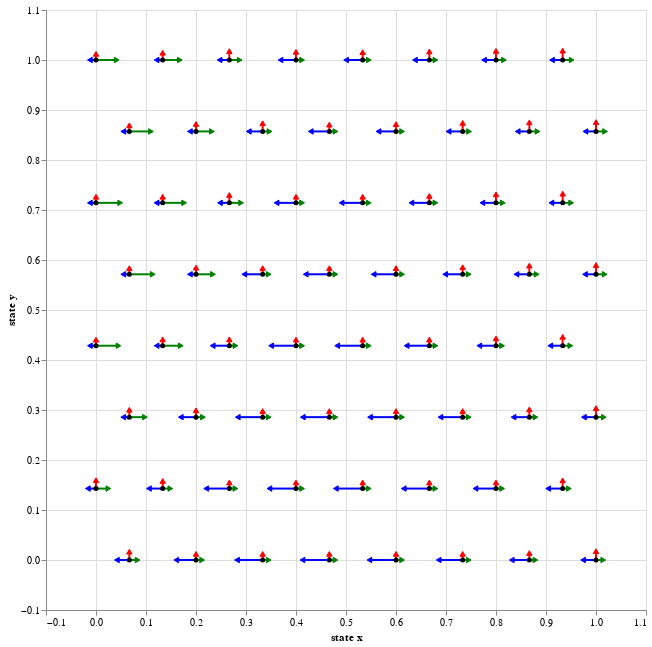

Notebook source saved alongside this figure:
### Code cell
WH_no_reward_shift.plot_policy_probs(8, width=600, height=600)

### Figure 1 — Vega-Lite specification as saved in the notebook (floating-point values rounded to 4 significant figures)
{"config": {"view": {"continuousWidth": 400, "continuousHeight": 300}}, "layer": [{"data": {"name": "data-58841b2431cbaa622253173b3b03cd08"}, "mark": {"type": "line", "color": "blue", "opacity": 1}, "encoding": {"detail": {"field": "which", "type": "nominal"}, "x": {"field": "state_x", "title": "state x", "type": "quantitative"}, "y": {"field": "state_y", "title": "state y", "type": "quantitative"}}, "height": 600, "width": 600}, {"data": {"name": "data-875bbc76c8fa6412244b19ae70bb3f52"}, "mark": {"type": "point", "angle": 270, "color": "blue", "fill": "blue", "opacity": 1, "shape": "triangle", "strokeWidth": 1}, "encoding": {"x": {"field": "state_x_left", "type": "quantitative"}, "y": {"field": "state_y", "type": "quantitative"}}}, {"layer": [{"data": {"name": "data-b1d361b331b6e0d64309a320ba1799bf"}, "mark": {"type": "line", "color": "green", "opacity": 1}, "encoding": {"detail": {"field": "which", "type": "nominal"}, "x": {"field": "state_x", "type": "quantitative"}, "y": {"field": "state_y", "type": "quantitative"}}}, {"data": {"name": "data-875bbc76c8fa6412244b19ae70bb3f52"}, "mark": {"type": "point", "angle": 90, "color": "green", "fill": "green", "opacity": 1, "shape": "triangle", "strokeWidth": 1}, "encoding": {"x": {"field": "state_x_right", "type": "quantitative"}, "y": {"field": "state_y", "type": "quantitative"}}}]}, {"layer": [{"data": {"name": "data-f6c42e19aa471b232ce9b9aa2c54d63b"}, "mark": {"type": "line", "color": "red", "opacity": 1}, "encoding": {"detail": {"field": "which", "type": "nominal"}, "x": {"field": "state_x", "type": "quantitative"}, "y": {"field": "state_y", "type": "quantitative"}}}, {"data": {"name": "data-875bbc76c8fa6412244b19ae70bb3f52"}, "mark": {"type": "point", "angle": 0, "color": "red", "fill": "red", "opacity": 1, "shape": "triangle", "strokeWidth": 1}, "encoding": {"x": {"field": "state_x", "scale": {"domain": [-0.05, 1.05]}, "type": "quantitative"}, "y": {"field": "state_y_up", "scale": {"domain": [-0.05, 1.05]}, "type": "quantitative"}}}]}, {"data": {"name": "data-875bbc76c8fa6412244b19ae70bb3f52"}, "mark": {"type": "point", "fill": "black", "opacity": 1, "size": 25, "strokeWidth": 0}, "encoding": {"x": {"field": "state_x", "type": "quantitative"}, "y": {"field": "state_y", "type": "quantitative"}}}], "$schema": "https://vega.github.io/schema/vega-lite/v4.17.0.json", "datasets": {"data-58841b2431cbaa622253173b3b03cd08": [{"state_x": 0.06667, "state_y": 0.0, "which": "W0"}, {"state_x": 0.04336, "state_y": 0.0, "which": "W0"}, {"state_x": 0.2, "state_y": 0.0, "which": "W1"}, {"state_x": 0.1621, "state_y": 0.0, "which": "W1"}, {"state_x": 0.3333, "state_y": 0.0, "which": "W2"}, {"state_x": 0.2836, "state_y": 0.0, "which": "W2"}, {"state_x": 0.4667, "state_y": 0.0, "which": "W3"}, {"state_x": 0.4145, "state_y": 0.0, "which": "W3"}, {"state_x": 0.6, "state_y": 0.0, "which": "W4"}, {"state_x": 0.5483, "state_y": 0.0, "which": "W4"}, {"state_x": 0.7333, "state_y": 0.0, "which": "W5"}, {"state_x": 0.6868, "state_y": 0.0, "which": "W5"}, {"state_x": 0.8667, "state_y": 0.0, "which": "W6"}, {"state_x": 0.8331, "state_y": 0.0, "which": "W6"}, {"state_x": 1.0, "state_y": 0.0, "which": "W7"}, {"state_x": 0.9757, "state_y": 0.0, "which": "W7"}, {"state_x": 0.0, "state_y": 0.1429, "which": "W8"}, {"state_x": -0.01483, "state_y": 0.1429, "which": "W8"}, {"state_x": 0.1333, "state_y": 0.1429, "which": "W9"}, {"state_x": 0.1075, "state_y": 0.1429, "which": "W9"}, {"state_x": 0.2667, "state_y": 0.1429, "which": "W10"}, {"state_x": 0.2219, "state_y": 0.1429, "which": "W10"}, {"state_x": 0.4, "state_y": 0.1429, "which": "W11"}, {"state_x": 0.3484, "state_y": 0.1429, "which": "W11"}, {"state_x": 0.5333, "state_y": 0.1429, "which": "W12"}, {"state_x": 0.4812, "state_y": 0.1429, "which": "W12"}, {"state_x": 0.6667, "state_y": 0.1429, "which": "W13"}, {"state_x": 0.617, "state_y": 0.1429, "which": "W13"}, {"state_x": 0.8, "state_y": 0.1429, "which": "W14"}, {"state_x": 0.7605, "state_y": 0.1429, "which": "W14"}, {"state_x": 0.9333, "state_y": 0.1429, "which": "W15"}, {"state_x": 0.9058, "state_y": 0.1429, "which": "W15"}, {"state_x": 0.06667, "state_y": 0.2857, "which": "W16"}, {"state_x": 0.056, "state_y": 0.2857, "which": "W16"}, {"state_x": 0.2, "state_y": 0.2857, "which": "W17"}, {"state_x": 0.1711, "state_y": 0.2857, "which": "W17"}, {"state_x": 0.3333, "state_y": 0.2857, "which": "W18"}, {"state_x": 0.2851, "state_y": 0.2857, "which": "W18"}, {"state_x": 0.4667, "state_y": 0.2857, "which": "W19"}, {"state_x": 0.4151, "state_y": 0.2857, "which": "W19"}, {"state_x": 0.6, "state_y": 0.2857, "which": "W20"}, {"state_x": 0.5496, "state_y": 0.2857, "which": "W20"}, {"state_x": 0.7333, "state_y": 0.2857, "which": "W21"}, {"state_x": 0.6904, "state_y": 0.2857, "which": "W21"}, {"state_x": 0.8667, "state_y": 0.2857, "which": "W22"}, {"state_x": 0.8366, "state_y": 0.2857, "which": "W22"}, {"state_x": 1.0, "state_y": 0.2857, "which": "W23"}, {"state_x": 0.9773, "state_y": 0.2857, "which": "W23"}, {"state_x": 0.0, "state_y": 0.4286, "which": "W24"}, {"state_x": -0.01067, "state_y": 0.4286, "which": "W24"}, {"state_x": 0.1333, "state_y": 0.4286, "which": "W25"}, {"state_x": 0.1227, "state_y": 0.4286, "which": "W25"}, {"state_x": 0.2667, "state_y": 0.4286, "which": "W26"}, {"state_x": 0.2349, "state_y": 0.4286, "which": "W26"}, {"state_x": 0.4, "state_y": 0.4286, "which": "W27"}, {"state_x": 0.3518, "state_y": 0.4286, "which": "W27"}, {"state_x": 0.5333, "state_y": 0.4286, "which": "W28"}, {"state_x": 0.4839, "state_y": 0.4286, "which": "W28"}, {"state_x": 0.6667, "state_y": 0.4286, "which": "W29"}, {"state_x": 0.6227, "state_y": 0.4286, "which": "W29"}, {"state_x": 0.8, "state_y": 0.4286, "which": "W30"}, {"state_x": 0.7682, "state_y": 0.4286, "which": "W30"}, {"state_x": 0.9333, "state_y": 0.4286, "which": "W31"}, {"state_x": 0.91, "state_y": 0.4286, "which": "W31"}, {"state_x": 0.06667, "state_y": 0.5714, "which": "W32"}, {"state_x": 0.056, "state_y": 0.5714, "which": "W32"}, {"state_x": 0.2, "state_y": 0.5714, "which": "W33"}, {"state_x": 0.1893, "state_y": 0.5714, "which": "W33"}, {"state_x": 0.3333, "state_y": 0.5714, "which": "W34"}, {"state_x": 0.2982, "state_y": 0.5714, "which": "W34"}, {"state_x": 0.4667, "state_y": 0.5714, "which": "W35"}, {"state_x": 0.421, "state_y": 0.5714, "which": "W35"}, {"state_x": 0.6, "state_y": 0.5714, "which": "W36"}, {"state_x": 0.5568, "state_y": 0.5714, "which": "W36"}, {"state_x": 0.7333, "state_y": 0.5714, "which": "W37"}, {"state_x": 0.6999, "state_y": 0.5714, "which": "W37"}, {"state_x": 0.8667, "state_y": 0.5714, "which": "W38"}, {"state_x": 0.8424, "state_y": 0.5714, "which": "W38"}, {"state_x": 1.0, "state_y": 0.5714, "which": "W39"}, {"state_x": 0.9796, "state_y": 0.5714, "which": "W39"}, {"state_x": 0.0, "state_y": 0.7143, "which": "W40"}, {"state_x": -0.01067, "state_y": 0.7143, "which": "W40"}, {"state_x": 0.1333, "state_y": 0.7143, "which": "W41"}, {"state_x": 0.1227, "state_y": 0.7143, "which": "W41"}, {"state_x": 0.2667, "state_y": 0.7143, "which": "W42"}, {"state_x": 0.2495, "state_y": 0.7143, "which": "W42"}, {"state_x": 0.4, "state_y": 0.7143, "which": "W43"}, {"state_x": 0.3627, "state_y": 0.7143, "which": "W43"}, {"state_x": 0.5333, "state_y": 0.7143, "which": "W44"}, {"state_x": 0.4927, "state_y": 0.7143, "which": "W44"}, {"state_x": 0.6667, "state_y": 0.7143, "which": "W45"}, {"state_x": 0.6324, "state_y": 0.7143, "which": "W45"}, {"state_x": 0.8, "state_y": 0.7143, "which": "W46"}, {"state_x": 0.7743, "state_y": 0.7143, "which": "W46"}, {"state_x": 0.9333, "state_y": 0.7143, "which": "W47"}, {"state_x": 0.9123, "state_y": 0.7143, "which": "W47"}, {"state_x": 0.06667, "state_y": 0.8571, "which": "W48"}, {"state_x": 0.056, "state_y": 0.8571, "which": "W48"}, {"state_x": 0.2, "state_y": 0.8571, "which": "W49"}, {"state_x": 0.1893, "state_y": 0.8571, "which": "W49"}, {"state_x": 0.3333, "state_y": 0.8571, "which": "W50"}, {"state_x": 0.3071, "state_y": 0.8571, "which": "W50"}, {"state_x": 0.4667, "state_y": 0.8571, "which": "W51"}, {"state_x": 0.431, "state_y": 0.8571, "which": "W51"}, {"state_x": 0.6, "state_y": 0.8571, "which": "W52"}, {"state_x": 0.5665, "state_y": 0.8571, "which": "W52"}, {"state_x": 0.7333, "state_y": 0.8571, "which": "W53"}, {"state_x": 0.7066, "state_y": 0.8571, "which": "W53"}, {"state_x": 0.8667, "state_y": 0.8571, "which": "W54"}, {"state_x": 0.845, "state_y": 0.8571, "which": "W54"}, {"state_x": 1.0, "state_y": 0.8571, "which": "W55"}, {"state_x": 0.9804, "state_y": 0.8571, "which": "W55"}, {"state_x": 0.0, "state_y": 1.0, "which": "W56"}, {"state_x": -0.01067, "state_y": 1.0, "which": "W56"}, {"state_x": 0.1333, "state_y": 1.0, "which": "W57"}, {"state_x": 0.1227, "state_y": 1.0, "which": "W57"}, {"state_x": 0.2667, "state_y": 1.0, "which": "W58"}, {"state_x": 0.2487, "state_y": 1.0, "which": "W58"}, {"state_x": 0.4, "state_y": 1.0, "which": "W59"}, {"state_x": 0.3706, "state_y": 1.0, "which": "W59"}, {"state_x": 0.5333, "state_y": 1.0, "which": "W60"}, {"state_x": 0.5018, "state_y": 1.0, "which": "W60"}, {"state_x": 0.6667, "state_y": 1.0, "which": "W61"}, {"state_x": 0.6395, "state_y": 1.0, "which": "W61"}, {"state_x": 0.8, "state_y": 1.0, "which": "W62"}, {"state_x": 0.7777, "state_y": 1.0, "which": "W62"}, {"state_x": 0.9333, "state_y": 1.0, "which": "W63"}, {"state_x": 0.9136, "state_y": 1.0, "which": "W63"}], "data-875bbc76c8fa6412244b19ae70bb3f52": [{"left": 0.4369, "right": 0.2801, "up": 0.283, "state_x": 0.06667, "state_y": 0.0, "state_x_left": 0.04336, "state_x_right": 0.0816, "state_y_up": 0.01509}, {"left": 0.7097, "right": 0.1078, "up": 0.1825, "state_x": 0.2, "state_y": 0.0, "state_x_left": 0.1621, "state_x_right": 0.2107, "state_y_up": 0.01067}, {"left": 0.9324, "right": 0.01394, "up": 0.05365, "state_x": 0.3333, "state_y": 0.0, "state_x_left": 0.2836, "state_x_right": 0.344, "state_y_up": 0.01067}, {"left": 0.9785, "right": 0.002668, "up": 0.01879, "state_x": 0.4667, "state_y": 0.0, "state_x_left": 0.4145, "state_x_right": 0.4773, "state_y_up": 0.01067}, {"left": 0.9689, "right": 0.004416, "up": 0.02672, "state_x": 0.6, "state_y": 0.0, "state_x_left": 0.5483, "state_x_right": 0.6107, "state_y_up": 0.01067}, {"left": 0.8721, "right": 0.03154, "up": 0.09641, "state_x": 0.7333, "state_y": 0.0, "state_x_left": 0.6868, "state_x_right": 0.744, "state_y_up": 0.01067}, {"left": 0.6297, "right": 0.1385, "up": 0.2318, "state_x": 0.8667, "state_y": 0.0, "state_x_left": 0.8331, "state_x_right": 0.8773, "state_y_up": 0.01236}, {"left": 0.4547, "right": 0.2434, "up": 0.3019, "state_x": 1.0, "state_y": 0.0, "state_x_left": 0.9757, "state_x_right": 1.013, "state_y_up": 0.0161}, {"left": 0.2781, "right": 0.4361, "up": 0.2858, "state_x": 0.0, "state_y": 0.1429, "state_x_left": -0.01483, "state_x_right": 0.02326, "state_y_up": 0.1581}, {"left": 0.4853, "right": 0.2594, "up": 0.2553, "state_x": 0.1333, "state_y": 0.1429, "state_x_left": 0.1075, "state_x_right": 0.1472, "state_y_up": 0.1565}, {"left": 0.8388, "right": 0.04908, "up": 0.1122, "state_x": 0.2667, "state_y": 0.1429, "state_x_left": 0.2219, "state_x_right": 0.2773, "state_y_up": 0.1535}, {"left": 0.9667, "right": 0.004895, "up": 0.02842, "state_x": 0.4, "state_y": 0.1429, "state_x_left": 0.3484, "state_x_right": 0.4107, "state_y_up": 0.1535}, {"left": 0.977, "right": 0.002697, "up": 0.02025, "state_x": 0.5333, "state_y": 0.1429, "state_x_left": 0.4812, "state_x_right": 0.544, "state_y_up": 0.1535}, {"left": 0.9309, "right": 0.01287, "up": 0.05622, "state_x": 0.6667, "state_y": 0.1429, "state_x_left": 0.617, "state_x_right": 0.6773, "state_y_up": 0.1535}, {"left": 0.7407, "right": 0.08287, "up": 0.1764, "state_x": 0.8, "state_y": 0.1429, "state_x_left": 0.7605, "state_x_right": 0.8107, "state_y_up": 0.1535}, {"left": 0.5158, "right": 0.2037, "up": 0.2805, "state_x": 0.9333, "state_y": 0.1429, "state_x_left": 0.9058, "state_x_right": 0.9442, "state_y_up": 0.1578}, {"left": 0.198, "right": 0.5544, "up": 0.2477, "state_x": 0.06667, "state_y": 0.2857, "state_x_left": 0.056, "state_x_right": 0.09623, "state_y_up": 0.2989}, {"left": 0.541, "right": 0.2326, "up": 0.2264, "state_x": 0.2, "state_y": 0.2857, "state_x_left": 0.1711, "state_x_right": 0.2124, "state_y_up": 0.2978}, {"left": 0.9042, "right": 0.02308, "up": 0.07269, "state_x": 0.3333, "state_y": 0.2857, "state_x_left": 0.2851, "state_x_right": 0.344, "state_y_up": 0.2964}, {"left": 0.9673, "right": 0.004304, "up": 0.02843, "state_x": 0.4667, "state_y": 0.2857, "state_x_left": 0.4151, "state_x_right": 0.4773, "state_y_up": 0.2964}, {"left": 0.9457, "right": 0.008672, "up": 0.04562, "state_x": 0.6, "state_y": 0.2857, "state_x_left": 0.5496, "state_x_right": 0.6107, "state_y_up": 0.2964}, {"left": 0.8057, "right": 0.05441, "up": 0.1399, "state_x": 0.7333, "state_y": 0.2857, "state_x_left": 0.6904, "state_x_right": 0.744, "state_y_up": 0.2964}, {"left": 0.5634, "right": 0.1753, "up": 0.2613, "state_x": 0.8667, "state_y": 0.2857, "state_x_left": 0.8366, "state_x_right": 0.8773, "state_y_up": 0.2997}, {"left": 0.4251, "right": 0.2653, "up": 0.3097, "state_x": 1.0, "state_y": 0.2857, "state_x_left": 0.9773, "state_x_right": 1.014, "state_y_up": 0.3022}, {"left": 0.04404, "right": 0.8156, "up": 0.1404, "state_x": 0.0, "state_y": 0.4286, "state_x_left": -0.01067, "state_x_right": 0.0435, "state_y_up": 0.4392}, {"left": 0.1387, "right": 0.6505, "up": 0.2108, "state_x": 0.1333, "state_y": 0.4286, "state_x_left": 0.1227, "state_x_right": 0.168, "state_y_up": 0.4398}, {"left": 0.5955, "right": 0.1936, "up": 0.2109, "state_x": 0.2667, "state_y": 0.4286, "state_x_left": 0.2349, "state_x_right": 0.2773, "state_y_up": 0.4398}, {"left": 0.9043, "right": 0.02086, "up": 0.07489, "state_x": 0.4, "state_y": 0.4286, "state_x_left": 0.3518, "state_x_right": 0.4107, "state_y_up": 0.4392}, {"left": 0.9268, "right": 0.0128, "up": 0.06035, "state_x": 0.5333, "state_y": 0.4286, "state_x_left": 0.4839, "state_x_right": 0.544, "state_y_up": 0.4392}, {"left": 0.8243, "right": 0.04625, "up": 0.1295, "state_x": 0.6667, "state_y": 0.4286, "state_x_left": 0.6227, "state_x_right": 0.6773, "state_y_up": 0.4392}, {"left": 0.597, "right": 0.1564, "up": 0.2466, "state_x": 0.8, "state_y": 0.4286, "state_x_left": 0.7682, "state_x_right": 0.8107, "state_y_up": 0.4417}, {"left": 0.4367, "right": 0.2589, "up": 0.3044, "state_x": 0.9333, "state_y": 0.4286, "state_x_left": 0.91, "state_x_right": 0.9471, "state_y_up": 0.4448}, {"left": 0.03328, "right": 0.8488, "up": 0.1179, "state_x": 0.06667, "state_y": 0.5714, "state_x_left": 0.056, "state_x_right": 0.1119, "state_y_up": 0.5821}, {"left": 0.1694, "right": 0.6087, "up": 0.2219, "state_x": 0.2, "state_y": 0.5714, "state_x_left": 0.1893, "state_x_right": 0.2325, "state_y_up": 0.5833}, {"left": 0.6591, "right": 0.1401, "up": 0.2008, "state_x": 0.3333, "state_y": 0.5714, "state_x_left": 0.2982, "state_x_right": 0.344, "state_y_up": 0.5821}, {"left": 0.8559, "right": 0.03394, "up": 0.1101, "state_x": 0.4667, "state_y": 0.5714, "state_x_left": 0.421, "state_x_right": 0.4773, "state_y_up": 0.5821}, {"left": 0.8108, "right": 0.04969, "up": 0.1395, "state_x": 0.6, "state_y": 0.5714, "state_x_left": 0.5568, "state_x_right": 0.6107, "state_y_up": 0.5821}, {"left": 0.6262, "right": 0.139, "up": 0.2348, "state_x": 0.7333, "state_y": 0.5714, "state_x_left": 0.6999, "state_x_right": 0.744, "state_y_up": 0.584}, {"left": 0.4559, "right": 0.2465, "up": 0.2976, "state_x": 0.8667, "state_y": 0.5714, "state_x_left": 0.8424, "state_x_right": 0.8798, "state_y_up": 0.5873}, {"left": 0.3827, "right": 0.2993, "up": 0.318, "state_x": 1.0, "state_y": 0.5714, "state_x_left": 0.9796, "state_x_right": 1.016, "state_y_up": 0.5884}, {"left": 0.02328, "right": 0.8791, "up": 0.09766, "state_x": 0.0, "state_y": 0.7143, "state_x_left": -0.01067, "state_x_right": 0.04688, "state_y_up": 0.725}, {"left": 0.0652, "right": 0.7764, "up": 0.1584, "state_x": 0.1333, "state_y": 0.7143, "state_x_left": 0.1227, "state_x_right": 0.1747, "state_y_up": 0.725}, {"left": 0.3225, "right": 0.4111, "up": 0.2664, "state_x": 0.2667, "state_y": 0.7143, "state_x_left": 0.2495, "state_x_right": 0.2886, "state_y_up": 0.7285}, {"left": 0.6986, "right": 0.1022, "up": 0.1992, "state_x": 0.4, "state_y": 0.7143, "state_x_left": 0.3627, "state_x_right": 0.4107, "state_y_up": 0.725}, {"left": 0.7619, "right": 0.06652, "up": 0.1716, "state_x": 0.5333, "state_y": 0.7143, "state_x_left": 0.4927, "state_x_right": 0.544, "state_y_up": 0.725}, {"left": 0.6431, "right": 0.126, "up": 0.2309, "state_x": 0.6667, "state_y": 0.7143, "state_x_left": 0.6324, "state_x_right": 0.6773, "state_y_up": 0.7266}, {"left": 0.4821, "right": 0.2272, "up": 0.2906, "state_x": 0.8, "state_y": 0.7143, "state_x_left": 0.7743, "state_x_right": 0.8121, "state_y_up": 0.7298}, {"left": 0.3947, "right": 0.2906, "up": 0.3147, "state_x": 0.9333, "state_y": 0.7143, "state_x_left": 0.9123, "state_x_right": 0.9488, "state_y_up": 0.7311}, {"left": 0.0598, "right": 0.7822, "up": 0.158, "state_x": 0.06667, "state_y": 0.8571, "state_x_left": 0.056, "state_x_right": 0.1084, "state_y_up": 0.8678}, {"left": 0.1813, "right": 0.5686, "up": 0.2501, "state_x": 0.2, "state_y": 0.8571, "state_x_left": 0.1893, "state_x_right": 0.2303, "state_y_up": 0.8705}, {"left": 0.4925, "right": 0.2293, "up": 0.2781, "state_x": 0.3333, "state_y": 0.8571, "state_x_left": 0.3071, "state_x_right": 0.3456, "state_y_up": 0.872}, {"left": 0.6682, "right": 0.1062, "up": 0.2256, "state_x": 0.4667, "state_y": 0.8571, "state_x_left": 0.431, "state_x_right": 0.4773, "state_y_up": 0.8692}, {"left": 0.6288, "right": 0.1278, "up": 0.2434, "state_x": 0.6, "state_y": 0.8571, "state_x_left": 0.5665, "state_x_right": 0.6107, "state_y_up": 0.8701}, {"left": 0.5008, "right": 0.2105, "up": 0.2887, "state_x": 0.7333, "state_y": 0.8571, "state_x_left": 0.7066, "state_x_right": 0.7446, "state_y_up": 0.8725}, {"left": 0.407, "right": 0.2799, "up": 0.3131, "state_x": 0.8667, "state_y": 0.8571, "state_x_left": 0.845, "state_x_right": 0.8816, "state_y_up": 0.8738}, {"left": 0.3671, "right": 0.3106, "up": 0.3223, "state_x": 1.0, "state_y": 0.8571, "state_x_left": 0.9804, "state_x_right": 1.017, "state_y_up": 0.8743}, {"left": 0.07337, "right": 0.7466, "up": 0.18, "state_x": 0.0, "state_y": 1.0, "state_x_left": -0.01067, "state_x_right": 0.03982, "state_y_up": 1.011}, {"left": 0.1436, "right": 0.6142, "up": 0.2422, "state_x": 0.1333, "state_y": 1.0, "state_x_left": 0.1227, "state_x_right": 0.1661, "state_y_up": 1.013}, {"left": 0.337, "right": 0.3588, "up": 0.3041, "state_x": 0.2667, "state_y": 1.0, "state_x_left": 0.2487, "state_x_right": 0.2858, "state_y_up": 1.016}, {"left": 0.5508, "right": 0.1702, "up": 0.2789, "state_x": 0.4, "state_y": 1.0, "state_x_left": 0.3706, "state_x_right": 0.4107, "state_y_up": 1.015}, {"left": 0.5918, "right": 0.1431, "up": 0.2652, "state_x": 0.5333, "state_y": 1.0, "state_x_left": 0.5018, "state_x_right": 0.544, "state_y_up": 1.014}, {"left": 0.5097, "right": 0.1991, "up": 0.2911, "state_x": 0.6667, "state_y": 1.0, "state_x_left": 0.6395, "state_x_right": 0.6773, "state_y_up": 1.016}, {"left": 0.4184, "right": 0.2685, "up": 0.3132, "state_x": 0.8, "state_y": 1.0, "state_x_left": 0.7777, "state_x_right": 0.8143, "state_y_up": 1.017}, {"left": 0.3706, "right": 0.3066, "up": 0.3228, "state_x": 0.9333, "state_y": 1.0, "state_x_left": 0.9136, "state_x_right": 0.9497, "state_y_up": 1.017}], "data-b1d361b331b6e0d64309a320ba1799bf": [{"state_x": 0.06667, "state_y": 0.0, "which": "W0"}, {"state_x": 0.0816, "state_y": 0.0, "which": "W0"}, {"state_x": 0.2, "state_y": 0.0, "which": "W1"}, {"state_x": 0.2107, "state_y": 0.0, "which": "W1"}, {"state_x": 0.3333, "state_y": 0.0, "which": "W2"}, {"state_x": 0.344, "state_y": 0.0, "which": "W2"}, {"state_x": 0.4667, "state_y": 0.0, "which": "W3"}, {"state_x": 0.4773, "state_y": 0.0, "which": "W3"}, {"state_x": 0.6, "state_y": 0.0, "which": "W4"}, {"state_x": 0.6107, "state_y": 0.0, "which": "W4"}, {"state_x": 0.7333, "state_y": 0.0, "which": "W5"}, {"state_x": 0.744, "state_y": 0.0, "which": "W5"}, {"state_x": 0.8667, "state_y": 0.0, "which": "W6"}, {"state_x": 0.8773, "state_y": 0.0, "which": "W6"}, {"state_x": 1.0, "state_y": 0.0, "which": "W7"}, {"state_x": 1.013, "state_y": 0.0, "which": "W7"}, {"state_x": 0.0, "state_y": 0.1429, "which": "W8"}, {"state_x": 0.02326, "state_y": 0.1429, "which": "W8"}, {"state_x": 0.1333, "state_y": 0.1429, "which": "W9"}, {"state_x": 0.1472, "state_y": 0.1429, "which": "W9"}, {"state_x": 0.2667, "state_y": 0.1429, "which": "W10"}, {"state_x": 0.2773, "state_y": 0.1429, "which": "W10"}, {"state_x": 0.4, "state_y": 0.1429, "which": "W11"}, {"state_x": 0.4107, "state_y": 0.1429, "which": "W11"}, {"state_x": 0.5333, "state_y": 0.1429, "which": "W12"}, {"state_x": 0.544, "state_y": 0.1429, "which": "W12"}, {"state_x": 0.6667, "state_y": 0.1429, "which": "W13"}, {"state_x": 0.6773, "state_y": 0.1429, "which": "W13"}, {"state_x": 0.8, "state_y": 0.1429, "which": "W14"}, {"state_x": 0.8107, "state_y": 0.1429, "which": "W14"}, {"state_x": 0.9333, "state_y": 0.1429, "which": "W15"}, {"state_x": 0.9442, "state_y": 0.1429, "which": "W15"}, {"state_x": 0.06667, "state_y": 0.2857, "which": "W16"}, {"state_x": 0.09623, "state_y": 0.2857, "which": "W16"}, {"state_x": 0.2, "state_y": 0.2857, "which": "W17"}, {"state_x": 0.2124, "state_y": 0.2857, "which": "W17"}, {"state_x": 0.3333, "state_y": 0.2857, "which": "W18"}, {"state_x": 0.344, "state_y": 0.2857, "which": "W18"}, {"state_x": 0.4667, "state_y": 0.2857, "which": "W19"}, {"state_x": 0.4773, "state_y": 0.2857, "which": "W19"}, {"state_x": 0.6, "state_y": 0.2857, "which": "W20"}, {"state_x": 0.6107, "state_y": 0.2857, "which": "W20"}, {"state_x": 0.7333, "state_y": 0.2857, "which": "W21"}, {"state_x": 0.744, "state_y": 0.2857, "which": "W21"}, {"state_x": 0.8667, "state_y": 0.2857, "which": "W22"}, {"state_x": 0.8773, "state_y": 0.2857, "which": "W22"}, {"state_x": 1.0, "state_y": 0.2857, "which": "W23"}, {"state_x": 1.014, "state_y": 0.2857, "which": "W23"}, {"state_x": 0.0, "state_y": 0.4286, "which": "W24"}, {"state_x": 0.0435, "state_y": 0.4286, "which": "W24"}, {"state_x": 0.1333, "state_y": 0.4286, "which": "W25"}, {"state_x": 0.168, "state_y": 0.4286, "which": "W25"}, {"state_x": 0.2667, "state_y": 0.4286, "which": "W26"}, {"state_x": 0.2773, "state_y": 0.4286, "which": "W26"}, {"state_x": 0.4, "state_y": 0.4286, "which": "W27"}, {"state_x": 0.4107, "state_y": 0.4286, "which": "W27"}, {"state_x": 0.5333, "state_y": 0.4286, "which": "W28"}, {"state_x": 0.544, "state_y": 0.4286, "which": "W28"}, {"state_x": 0.6667, "state_y": 0.4286, "which": "W29"}, {"state_x": 0.6773, "state_y": 0.4286, "which": "W29"}, {"state_x": 0.8, "state_y": 0.4286, "which": "W30"}, {"state_x": 0.8107, "state_y": 0.4286, "which": "W30"}, {"state_x": 0.9333, "state_y": 0.4286, "which": "W31"}, {"state_x": 0.9471, "state_y": 0.4286, "which": "W31"}, {"state_x": 0.06667, "state_y": 0.5714, "which": "W32"}, {"state_x": 0.1119, "state_y": 0.5714, "which": "W32"}, {"state_x": 0.2, "state_y": 0.5714, "which": "W33"}, {"state_x": 0.2325, "state_y": 0.5714, "which": "W33"}, {"state_x": 0.3333, "state_y": 0.5714, "which": "W34"}, {"state_x": 0.344, "state_y": 0.5714, "which": "W34"}, {"state_x": 0.4667, "state_y": 0.5714, "which": "W35"}, {"state_x": 0.4773, "state_y": 0.5714, "which": "W35"}, {"state_x": 0.6, "state_y": 0.5714, "which": "W36"}, {"state_x": 0.6107, "state_y": 0.5714, "which": "W36"}, {"state_x": 0.7333, "state_y": 0.5714, "which": "W37"}, {"state_x": 0.744, "state_y": 0.5714, "which": "W37"}, {"state_x": 0.8667, "state_y": 0.5714, "which": "W38"}, {"state_x": 0.8798, "state_y": 0.5714, "which": "W38"}, {"state_x": 1.0, "state_y": 0.5714, "which": "W39"}, {"state_x": 1.016, "state_y": 0.5714, "which": "W39"}, {"state_x": 0.0, "state_y": 0.7143, "which": "W40"}, {"state_x": 0.04688, "state_y": 0.7143, "which": "W40"}, {"state_x": 0.1333, "state_y": 0.7143, "which": "W41"}, {"state_x": 0.1747, "state_y": 0.7143, "which": "W41"}, {"state_x": 0.2667, "state_y": 0.7143, "which": "W42"}, {"state_x": 0.2886, "state_y": 0.7143, "which": "W42"}, {"state_x": 0.4, "state_y": 0.7143, "which": "W43"}, {"state_x": 0.4107, "state_y": 0.7143, "which": "W43"}, {"state_x": 0.5333, "state_y": 0.7143, "which": "W44"}, {"state_x": 0.544, "state_y": 0.7143, "which": "W44"}, {"state_x": 0.6667, "state_y": 0.7143, "which": "W45"}, {"state_x": 0.6773, "state_y": 0.7143, "which": "W45"}, {"state_x": 0.8, "state_y": 0.7143, "which": "W46"}, {"state_x": 0.8121, "state_y": 0.7143, "which": "W46"}, {"state_x": 0.9333, "state_y": 0.7143, "which": "W47"}, {"state_x": 0.9488, "state_y": 0.7143, "which": "W47"}, {"state_x": 0.06667, "state_y": 0.8571, "which": "W48"}, {"state_x": 0.1084, "state_y": 0.8571, "which": "W48"}, {"state_x": 0.2, "state_y": 0.8571, "which": "W49"}, {"state_x": 0.2303, "state_y": 0.8571, "which": "W49"}, {"state_x": 0.3333, "state_y": 0.8571, "which": "W50"}, {"state_x": 0.3456, "state_y": 0.8571, "which": "W50"}, {"state_x": 0.4667, "state_y": 0.8571, "which": "W51"}, {"state_x": 0.4773, "state_y": 0.8571, "which": "W51"}, {"state_x": 0.6, "state_y": 0.8571, "which": "W52"}, {"state_x": 0.6107, "state_y": 0.8571, "which": "W52"}, {"state_x": 0.7333, "state_y": 0.8571, "which": "W53"}, {"state_x": 0.7446, "state_y": 0.8571, "which": "W53"}, {"state_x": 0.8667, "state_y": 0.8571, "which": "W54"}, {"state_x": 0.8816, "state_y": 0.8571, "which": "W54"}, {"state_x": 1.0, "state_y": 0.8571, "which": "W55"}, {"state_x": 1.017, "state_y": 0.8571, "which": "W55"}, {"state_x": 0.0, "state_y": 1.0, "which": "W56"}, {"state_x": 0.03982, "state_y": 1.0, "which": "W56"}, {"state_x": 0.1333, "state_y": 1.0, "which": "W57"}, {"state_x": 0.1661, "state_y": 1.0, "which": "W57"}, {"state_x": 0.2667, "state_y": 1.0, "which": "W58"}, {"state_x": 0.2858, "state_y": 1.0, "which": "W58"}, {"state_x": 0.4, "state_y": 1.0, "which": "W59"}, {"state_x": 0.4107, "state_y": 1.0, "which": "W59"}, {"state_x": 0.5333, "state_y": 1.0, "which": "W60"}, {"state_x": 0.544, "state_y": 1.0, "which": "W60"}, {"state_x": 0.6667, "state_y": 1.0, "which": "W61"}, {"state_x": 0.6773, "state_y": 1.0, "which": "W61"}, {"state_x": 0.8, "state_y": 1.0, "which": "W62"}, {"state_x": 0.8143, "state_y": 1.0, "which": "W62"}, {"state_x": 0.9333, "state_y": 1.0, "which": "W63"}, {"state_x": 0.9497, "state_y": 1.0, "which": "W63"}], "data-f6c42e19aa471b232ce9b9aa2c54d63b": [{"state_x": 0.06667, "state_y": 0.0, "which": "W0"}, {"state_x": 0.06667, "state_y": 0.01509, "which": "W0"}, {"state_x": 0.2, "state_y": 0.0, "which": "W1"}, {"state_x": 0.2, "state_y": 0.01067, "which": "W1"}, {"state_x": 0.3333, "state_y": 0.0, "which": "W2"}, {"state_x": 0.3333, "state_y": 0.01067, "which": "W2"}, {"state_x": 0.4667, "state_y": 0.0, "which": "W3"}, {"state_x": 0.4667, "state_y": 0.01067, "which": "W3"}, {"state_x": 0.6, "state_y": 0.0, "which": "W4"}, {"state_x": 0.6, "state_y": 0.01067, "which": "W4"}, {"state_x": 0.7333, "state_y": 0.0, "which": "W5"}, {"state_x": 0.7333, "state_y": 0.01067, "which": "W5"}, {"state_x": 0.8667, "state_y": 0.0, "which": "W6"}, {"state_x": 0.8667, "state_y": 0.01236, "which": "W6"}, {"state_x": 1.0, "state_y": 0.0, "which": "W7"}, {"state_x": 1.0, "state_y": 0.0161, "which": "W7"}, {"state_x": 0.0, "state_y": 0.1429, "which": "W8"}, {"state_x": 0.0, "state_y": 0.1581, "which": "W8"}, {"state_x": 0.1333, "state_y": 0.1429, "which": "W9"}, {"state_x": 0.1333, "state_y": 0.1565, "which": "W9"}, {"state_x": 0.2667, "state_y": 0.1429, "which": "W10"}, {"state_x": 0.2667, "state_y": 0.1535, "which": "W10"}, {"state_x": 0.4, "state_y": 0.1429, "which": "W11"}, {"state_x": 0.4, "state_y": 0.1535, "which": "W11"}, {"state_x": 0.5333, "state_y": 0.1429, "which": "W12"}, {"state_x": 0.5333, "state_y": 0.1535, "which": "W12"}, {"state_x": 0.6667, "state_y": 0.1429, "which": "W13"}, {"state_x": 0.6667, "state_y": 0.1535, "which": "W13"}, {"state_x": 0.8, "state_y": 0.1429, "which": "W14"}, {"state_x": 0.8, "state_y": 0.1535, "which": "W14"}, {"state_x": 0.9333, "state_y": 0.1429, "which": "W15"}, {"state_x": 0.9333, "state_y": 0.1578, "which": "W15"}, {"state_x": 0.06667, "state_y": 0.2857, "which": "W16"}, {"state_x": 0.06667, "state_y": 0.2989, "which": "W16"}, {"state_x": 0.2, "state_y": 0.2857, "which": "W17"}, {"state_x": 0.2, "state_y": 0.2978, "which": "W17"}, {"state_x": 0.3333, "state_y": 0.2857, "which": "W18"}, {"state_x": 0.3333, "state_y": 0.2964, "which": "W18"}, {"state_x": 0.4667, "state_y": 0.2857, "which": "W19"}, {"state_x": 0.4667, "state_y": 0.2964, "which": "W19"}, {"state_x": 0.6, "state_y": 0.2857, "which": "W20"}, {"state_x": 0.6, "state_y": 0.2964, "which": "W20"}, {"state_x": 0.7333, "state_y": 0.2857, "which": "W21"}, {"state_x": 0.7333, "state_y": 0.2964, "which": "W21"}, {"state_x": 0.8667, "state_y": 0.2857, "which": "W22"}, {"state_x": 0.8667, "state_y": 0.2997, "which": "W22"}, {"state_x": 1.0, "state_y": 0.2857, "which": "W23"}, {"state_x": 1.0, "state_y": 0.3022, "which": "W23"}, {"state_x": 0.0, "state_y": 0.4286, "which": "W24"}, {"state_x": 0.0, "state_y": 0.4392, "which": "W24"}, {"state_x": 0.1333, "state_y": 0.4286, "which": "W25"}, {"state_x": 0.1333, "state_y": 0.4398, "which": "W25"}, {"state_x": 0.2667, "state_y": 0.4286, "which": "W26"}, {"state_x": 0.2667, "state_y": 0.4398, "which": "W26"}, {"state_x": 0.4, "state_y": 0.4286, "which": "W27"}, {"state_x": 0.4, "state_y": 0.4392, "which": "W27"}, {"state_x": 0.5333, "state_y": 0.4286, "which": "W28"}, {"state_x": 0.5333, "state_y": 0.4392, "which": "W28"}, {"state_x": 0.6667, "state_y": 0.4286, "which": "W29"}, {"state_x": 0.6667, "state_y": 0.4392, "which": "W29"}, {"state_x": 0.8, "state_y": 0.4286, "which": "W30"}, {"state_x": 0.8, "state_y": 0.4417, "which": "W30"}, {"state_x": 0.9333, "state_y": 0.4286, "which": "W31"}, {"state_x": 0.9333, "state_y": 0.4448, "which": "W31"}, {"state_x": 0.06667, "state_y": 0.5714, "which": "W32"}, {"state_x": 0.06667, "state_y": 0.5821, "which": "W32"}, {"state_x": 0.2, "state_y": 0.5714, "which": "W33"}, {"state_x": 0.2, "state_y": 0.5833, "which": "W33"}, {"state_x": 0.3333, "state_y": 0.5714, "which": "W34"}, {"state_x": 0.3333, "state_y": 0.5821, "which": "W34"}, {"state_x": 0.4667, "state_y": 0.5714, "which": "W35"}, {"state_x": 0.4667, "state_y": 0.5821, "which": "W35"}, {"state_x": 0.6, "state_y": 0.5714, "which": "W36"}, {"state_x": 0.6, "state_y": 0.5821, "which": "W36"}, {"state_x": 0.7333, "state_y": 0.5714, "which": "W37"}, {"state_x": 0.7333, "state_y": 0.584, "which": "W37"}, {"state_x": 0.8667, "state_y": 0.5714, "which": "W38"}, {"state_x": 0.8667, "state_y": 0.5873, "which": "W38"}, {"state_x": 1.0, "state_y": 0.5714, "which": "W39"}, {"state_x": 1.0, "state_y": 0.5884, "which": "W39"}, {"state_x": 0.0, "state_y": 0.7143, "which": "W40"}, {"state_x": 0.0, "state_y": 0.725, "which": "W40"}, {"state_x": 0.1333, "state_y": 0.7143, "which": "W41"}, {"state_x": 0.1333, "state_y": 0.725, "which": "W41"}, {"state_x": 0.2667, "state_y": 0.7143, "which": "W42"}, {"state_x": 0.2667, "state_y": 0.7285, "which": "W42"}, {"state_x": 0.4, "state_y": 0.7143, "which": "W43"}, {"state_x": 0.4, "state_y": 0.725, "which": "W43"}, {"state_x": 0.5333, "state_y": 0.7143, "which": "W44"}, {"state_x": 0.5333, "state_y": 0.725, "which": "W44"}, {"state_x": 0.6667, "state_y": 0.7143, "which": "W45"}, {"state_x": 0.6667, "state_y": 0.7266, "which": "W45"}, {"state_x": 0.8, "state_y": 0.7143, "which": "W46"}, {"state_x": 0.8, "state_y": 0.7298, "which": "W46"}, {"state_x": 0.9333, "state_y": 0.7143, "which": "W47"}, {"state_x": 0.9333, "state_y": 0.7311, "which": "W47"}, {"state_x": 0.06667, "state_y": 0.8571, "which": "W48"}, {"state_x": 0.06667, "state_y": 0.8678, "which": "W48"}, {"state_x": 0.2, "state_y": 0.8571, "which": "W49"}, {"state_x": 0.2, "state_y": 0.8705, "which": "W49"}, {"state_x": 0.3333, "state_y": 0.8571, "which": "W50"}, {"state_x": 0.3333, "state_y": 0.872, "which": "W50"}, {"state_x": 0.4667, "state_y": 0.8571, "which": "W51"}, {"state_x": 0.4667, "state_y": 0.8692, "which": "W51"}, {"state_x": 0.6, "state_y": 0.8571, "which": "W52"}, {"state_x": 0.6, "state_y": 0.8701, "which": "W52"}, {"state_x": 0.7333, "state_y": 0.8571, "which": "W53"}, {"state_x": 0.7333, "state_y": 0.8725, "which": "W53"}, {"state_x": 0.8667, "state_y": 0.8571, "which": "W54"}, {"state_x": 0.8667, "state_y": 0.8738, "which": "W54"}, {"state_x": 1.0, "state_y": 0.8571, "which": "W55"}, {"state_x": 1.0, "state_y": 0.8743, "which": "W55"}, {"state_x": 0.0, "state_y": 1.0, "which": "W56"}, {"state_x": 0.0, "state_y": 1.011, "which": "W56"}, {"state_x": 0.1333, "state_y": 1.0, "which": "W57"}, {"state_x": 0.1333, "state_y": 1.013, "which": "W57"}, {"state_x": 0.2667, "state_y": 1.0, "which": "W58"}, {"state_x": 0.2667, "state_y": 1.016, "which": "W58"}, {"state_x": 0.4, "state_y": 1.0, "which": "W59"}, {"state_x": 0.4, "state_y": 1.015, "which": "W59"}, {"state_x": 0.5333, "state_y": 1.0, "which": "W60"}, {"state_x": 0.5333, "state_y": 1.014, "which": "W60"}, {"state_x": 0.6667, "state_y": 1.0, "which": "W61"}, {"state_x": 0.6667, "state_y": 1.016, "which": "W61"}, {"state_x": 0.8, "state_y": 1.0, "which": "W62"}, {"state_x": 0.8, "state_y": 1.017, "which": "W62"}, {"state_x": 0.9333, "state_y": 1.0, "which": "W63"}, {"state_x": 0.9333, "state_y": 1.017, "which": "W63"}]}}
